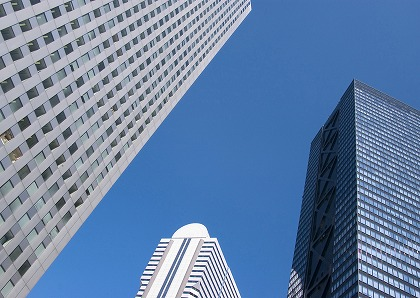
#> input picture learning_computer_vision_machine_learning_with_opencv/image/building01.jpg, 420 x 298 px
$ jupyter execute --allow-errors chpater01_feature_detection.ipynb   (shell and % lines are left out)
#> lines starting #> are read from the running program, lines starting #| are printed output that depends on the picture
<h1>Table of Contents<span class="tocSkip"></span></h1>
<div class="toc"><ul class="toc-item"><li><span><a href="#Setting" data-toc-modified-id="Setting-1"><span class="toc-item-num">1&nbsp;&nbsp;</span>Setting</a></span><ul class="toc-item"><li><span><a href="#Path" data-toc-modified-id="Path-1.1"><span class="toc-item-num">1.1&nbsp;&nbsp;</span>Path</a></span></li></ul></li><li><span><a href="#コーナー検出" data-toc-modified-id="コーナー検出-2"><span class="toc-item-num">2&nbsp;&nbsp;</span>コーナー検出</a></span></li></ul></div>

# chpater01_feature_detection(python)

[cell 1]
import os
from pathlib import Path
import matplotlib.pyplot as plt

import cv2

## Setting

[cell 2]
import sys
print(sys.version)

### Path

[cell 3]
path_check_list = []
HOME = Path(os.getcwd()).parent
path_check_list.append(HOME)
image_data_Path = HOME.parent / "image"
path_check_list.append(image_data_Path)

#----------------------------------------
# Check Path existence
for _Path in path_check_list:
    _dire = str(_Path)
    print(os.path.exists(_dire))
    if not os.path.exists(_dire):
        os.makedirs(_dire)
    print(_dire)

## コーナー検出
- <a href="https://docs.opencv.org/3.0-beta/modules/imgcodecs/doc/reading_and_writing_images.html?highlight=imread#cv2.imread">cv2.imread</a>
- <a href="https://docs.opencv.org/3.0-beta/modules/imgproc/doc/miscellaneous_transformations.html?highlight=cv2.cvtcolor#cv2.cvtColor">cv2.cvtColor</a>

[cell 4]
img_src = cv2.imread(filename=str(image_data_Path / "building01.jpg"), flags=1)
#> img_src is the input picture: shape (298, 420, 3); mean B, G, R 166, 129.2, 101.8
img_gray = cv2.cvtColor(src=img_src, code=cv2.COLOR_BGR2GRAY)
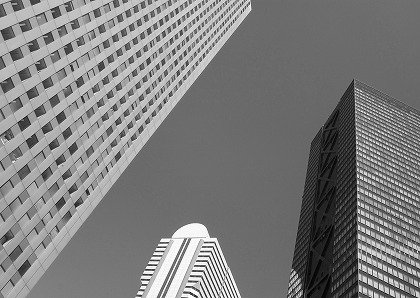
#> img_gray: shape (298, 420); min 2, max 255, mean 125.2
img_dst = img_src.copy()

- <a href="https://docs.opencv.org/3.0-beta/modules/imgproc/doc/feature_detection.html?highlight=cv2.goodfeaturestotrack#cv2.goodFeaturesToTrack">cv2.goodFeaturesToTrack</a>

[cell 5]
corners = cv2.goodFeaturesToTrack(image=img_gray,
                                  maxCorners=1000,
                                  qualityLevel=0.1,
                                  minDistance=5)
#> corners = 825 rows, first 8: [82, 96], [294, 271], [359, 268], [161, 240], [137, 293], [143, 272], [75, 206], [146, 267]
#> (the rest of this cell did not finish here and is left out)

[cell 6]
# [6 lines of commented-out code are left out]

[cell 7]
# For Jupyter Notebook

# opencv(bgr) -> matplotlib(rgb)
img_src_plt = cv2.cvtColor(src=img_src,
                           code=cv2.COLOR_BGR2RGB)
img_dst_plt = cv2.cvtColor(src=img_dst,
                           code=cv2.COLOR_BGR2RGB)

# plot
fig = plt.figure(figsize=(20,10))
ax = fig.add_subplot(1, 2, 1)
ax.imshow(img_src_plt)
ax = fig.add_subplot(1, 2, 2)
ax.imshow(img_dst_plt)
plt.show()
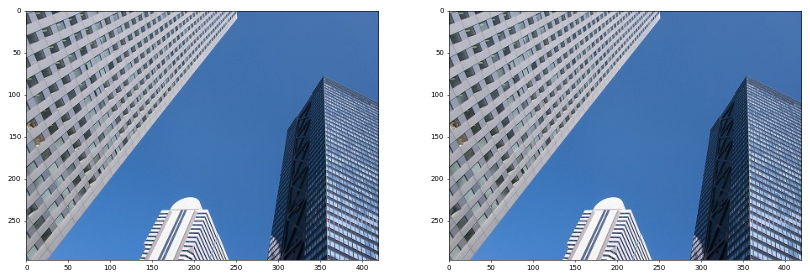
#> figure drawn by matplotlib, 2 panels

$ run again, with learning_computer_vision_machine_learning_with_opencv/image/building02.jpg copied over learning_computer_vision_machine_learning_with_opencv/image/building01.jpg
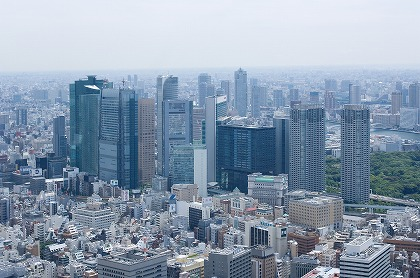
#> input picture learning_computer_vision_machine_learning_with_opencv/image/building02.jpg, 420 x 278 px
#> img_src is the input picture: shape (278, 420, 3); mean B, G, R 173.4, 154.6, 137.9
#> `img_gray = cv2.cvtColor(src=img_src, code=cv2.COLOR_BGR2GRAY)`:
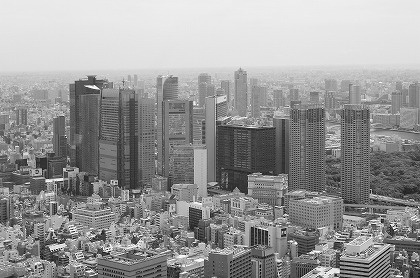
#> img_gray: shape (278, 420); min 2, max 255, mean 151.7
#> corners = 571 rows, first 8: [296, 243], [393, 227], [340, 271], [335, 274], [51, 232], [35, 265], [46, 180], [63, 168]
#> `plt.show()`:
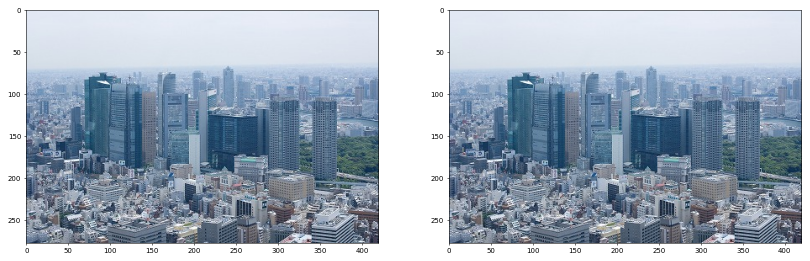
#> figure drawn by matplotlib, 2 panels

$ run again, with learning_computer_vision_machine_learning_with_opencv/image/building03.jpg copied over learning_computer_vision_machine_learning_with_opencv/image/building01.jpg
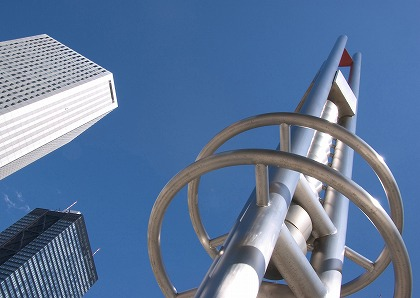
#> input picture learning_computer_vision_machine_learning_with_opencv/image/building03.jpg, 420 x 298 px
#> img_src is the input picture: shape (298, 420, 3); mean B, G, R 154.9, 119.4, 94.5
#> `img_gray = cv2.cvtColor(src=img_src, code=cv2.COLOR_BGR2GRAY)`:
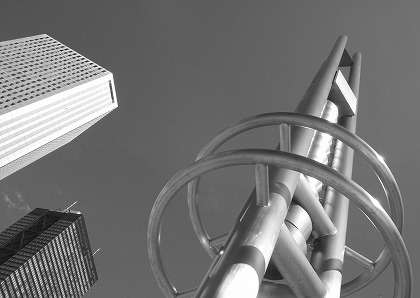
#> img_gray: shape (298, 420); min 8, max 255, mean 116
#> corners = 246 rows, first 8: [222, 251], [80, 212], [109, 80], [339, 70], [338, 140], [12, 273], [56, 237], [66, 228]
#> `plt.show()`:
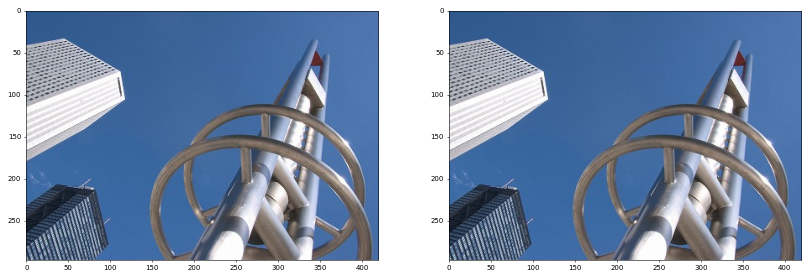
#> figure drawn by matplotlib, 2 panels
